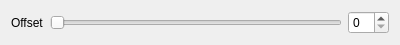
<?xml version="1.0" encoding="UTF-8"?>
<ui version="4.0">
 <class>PlayerSettingsWidget</class>
 <widget class="QWidget" name="PlayerSettingsWidget">
  <property name="geometry">
   <rect>
    <x>0</x>
    <y>0</y>
    <width>400</width>
    <height>33</height>
   </rect>
  </property>
  <property name="windowTitle">
   <string>Form</string>
  </property>
  <layout class="QGridLayout" name="gridLayout">
   <item row="0" column="0">
    <widget class="QLabel" name="offsetLabel">
     <property name="text">
      <string>Offset</string>
     </property>
    </widget>
   </item>
   <item row="0" column="1">
    <widget class="QSlider" name="offsetHorizontalSlider">
     <property name="orientation">
      <enum>Qt::Horizontal</enum>
     </property>
    </widget>
   </item>
   <item row="0" column="2">
    <widget class="QSpinBox" name="offsetSpinBox"/>
   </item>
  </layout>
 </widget>
 <resources/>
 <connections/>
</ui>
